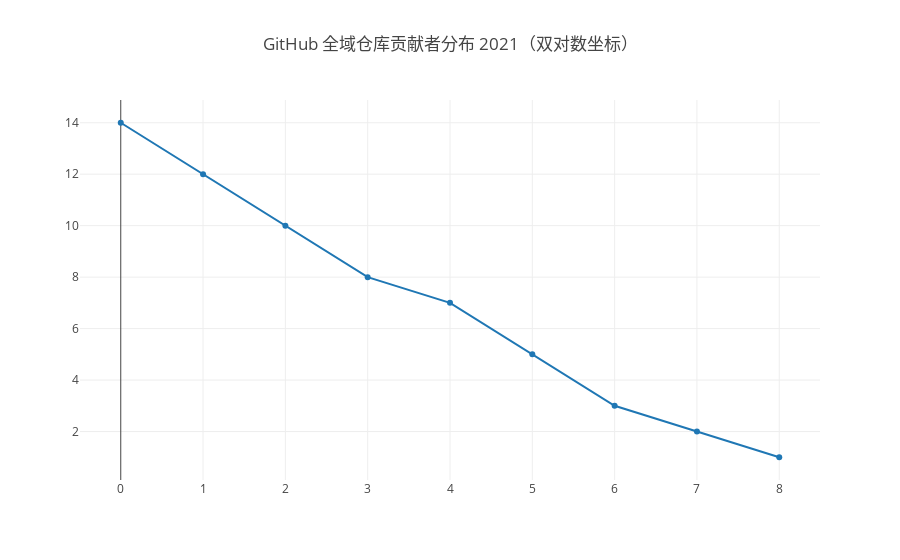

Here is the notebook cell this chart was saved with:
### Markdown cell above
## 1.团队健康

团队健康度的两个指标为贡献者数量和核心贡献者数量。

贡献者数量定义为一段时间内有过至少一次代码贡献的开发者数量。

核心贡献者数量定义为一段时间内有过至少三次代码贡献的开发者数量。

由图可得，全域仓库上的贡献者与核心贡献者分布满足典型幂律分布。

### Code cell
openDigger.driver.clickhouse.query(`
SELECT floor(log(COUNT(repo_id))) AS repo_count_log, contributor_count_log FROM
    (SELECT repo_id, floor(log(COUNT(DISTINCT issue_author_id))) AS contributor_count_log
    FROM gh_events
    WHERE toYear(created_at)=${year} AND type='PullRequestEvent' AND action='closed' AND pull_merged=1
    GROUP BY repo_id)
GROUP BY contributor_count_log
ORDER BY contributor_count_log
`, { format: 'JSONEachRow' }).then(data => {
    openDigger.render.plotly([{
        x: data.map(d => d.contributor_count_log),
        y: data.map(d => d.repo_count_log),
        name: 'log(仓库数量)'
    }], {title: `GitHub 全域仓库贡献者分布 ${year}（双对数坐标）`, xasix: { type: 'category' } })
});

### Figure 1 — Plotly figure (JSON) as saved in the notebook; plotly's stock layout.template omitted (floating-point values rounded to 4 significant figures)
{"data": [{"name": "log(仓库数量)", "x": [0, 1, 2, 3, 4, 5, 6, 7, 8], "y": [14, 12, 10, 8, 7, 5, 3, 2, 1]}], "layout": {"autosize": true, "title": {"text": "GitHub 全域仓库贡献者分布 2021（双对数坐标）"}, "xasix": {"type": "category"}, "xaxis": {"autorange": true, "range": [-0.4782, 8.478], "type": "linear"}, "yaxis": {"autorange": true, "range": [-0.07282, 15.07], "type": "linear"}}}
